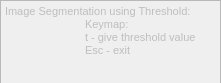
<?xml version="1.0" encoding="UTF-8"?>
<ui version="4.0">
 <class>thresholdOptions</class>
 <widget class="QWidget" name="thresholdOptions">
  <property name="geometry">
   <rect>
    <x>0</x>
    <y>0</y>
    <width>221</width>
    <height>83</height>
   </rect>
  </property>
  <property name="minimumSize">
   <size>
    <width>221</width>
    <height>83</height>
   </size>
  </property>
  <property name="maximumSize">
   <size>
    <width>221</width>
    <height>83</height>
   </size>
  </property>
  <property name="windowTitle">
   <string>Thresholding</string>
  </property>
  <property name="windowIcon">
   <iconset>
    <normaloff>../icons/Bad-Blood-Yolks-Angry.ico</normaloff>../icons/Bad-Blood-Yolks-Angry.ico</iconset>
  </property>
  <widget class="QTextEdit" name="textEdit">
   <property name="enabled">
    <bool>false</bool>
   </property>
   <property name="geometry">
    <rect>
     <x>0</x>
     <y>0</y>
     <width>221</width>
     <height>85</height>
    </rect>
   </property>
   <property name="minimumSize">
    <size>
     <width>221</width>
     <height>85</height>
    </size>
   </property>
   <property name="maximumSize">
    <size>
     <width>221</width>
     <height>85</height>
    </size>
   </property>
   <property name="html">
    <string>&lt;!DOCTYPE HTML PUBLIC &quot;-//W3C//DTD HTML 4.0//EN&quot; &quot;http://www.w3.org/TR/REC-html40/strict.dtd&quot;&gt;
&lt;html&gt;&lt;head&gt;&lt;meta name=&quot;qrichtext&quot; content=&quot;1&quot; /&gt;&lt;style type=&quot;text/css&quot;&gt;
p, li { white-space: pre-wrap; }
&lt;/style&gt;&lt;/head&gt;&lt;body style=&quot; font-family:'MS Shell Dlg 2'; font-size:8.25pt; font-weight:400; font-style:normal;&quot;&gt;
&lt;p style=&quot; margin-top:0px; margin-bottom:0px; margin-left:0px; margin-right:0px; -qt-block-indent:0; text-indent:0px;&quot;&gt;&lt;span style=&quot; font-size:8pt;&quot;&gt;Image Segmentation using Threshold:&lt;/span&gt;&lt;/p&gt;
&lt;p style=&quot; margin-top:0px; margin-bottom:0px; margin-left:0px; margin-right:0px; -qt-block-indent:0; text-indent:0px;&quot;&gt;&lt;span style=&quot; font-size:8pt;&quot;&gt;	Keymap:&lt;/span&gt;&lt;/p&gt;
&lt;p style=&quot; margin-top:0px; margin-bottom:0px; margin-left:0px; margin-right:0px; -qt-block-indent:0; text-indent:0px;&quot;&gt;&lt;span style=&quot; font-size:8pt;&quot;&gt;	t - give threshold value&lt;/span&gt;&lt;/p&gt;
&lt;p style=&quot; margin-top:0px; margin-bottom:0px; margin-left:0px; margin-right:0px; -qt-block-indent:0; text-indent:0px;&quot;&gt;&lt;span style=&quot; font-size:8pt;&quot;&gt;	Esc - exit&lt;/span&gt;&lt;/p&gt;&lt;/body&gt;&lt;/html&gt;</string>
   </property>
  </widget>
 </widget>
 <resources/>
 <connections/>
</ui>
